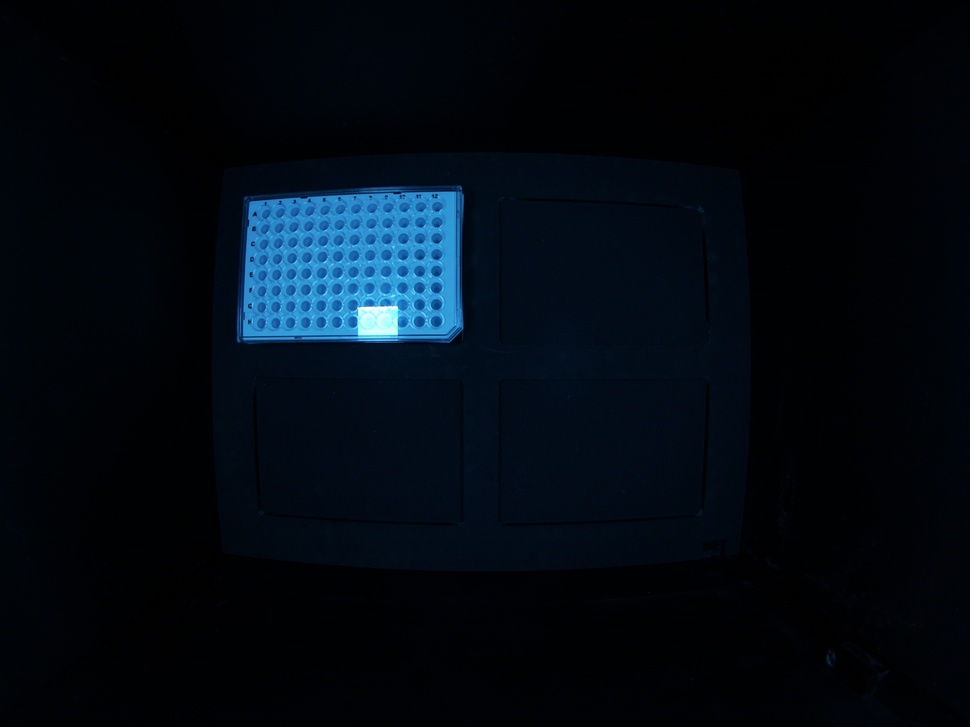
#> input picture Processing/wellplate2.jpg, 970 x 727 px, shrunk from 4056 x 3040 before the run, found by its file name
$ python defisheye.py   (older library calls are emulated)
#> lines starting #> are read from the running program, lines starting #| are printed output that depends on the picture
import cv2
import numpy as np


# Load the image
img = cv2.imread('Processing/wellplate2.jpg')
#> img is the input picture: shape (727, 970, 3); mean B, G, R 18.4, 10.4, 2.9
h, w = img.shape[:2]
#> h = 727; w = 970

# Estimate camera matrix for fisheye lens
fov_deg = 60
fov_rad = np.deg2rad(fov_deg)
f = 0.5 * w / np.tan(0.5 * fov_rad)  # approximate focal length
#> f = 840

K = np.array([[f, 0, w / 2],
              [0, f, h / 2],
              [0, 0, 1]])

# Assume some fisheye distortion coefficients (typical values)
D = np.array([-0.3, 0.1, 0, 0])  # You can tweak these for better results

# Undistort
map1, map2 = cv2.fisheye.initUndistortRectifyMap(
    K, D, np.eye(3), K, (w, h), cv2.CV_16SC2)
undistorted_img = cv2.remap(img, map1, map2, interpolation=cv2.INTER_LINEAR)
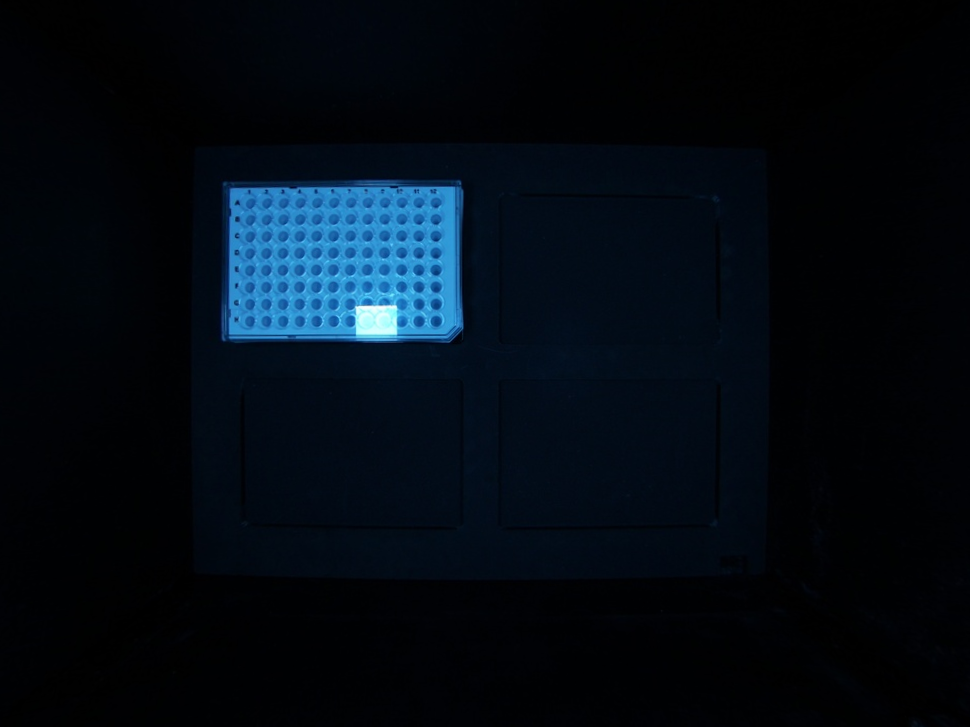
#> undistorted_img: shape (727, 970, 3); mean B, G, R 19.6, 11.2, 3.2

# Save result
cv2.imwrite('Processing/wellplate2_undistorted.jpg', undistorted_img)
